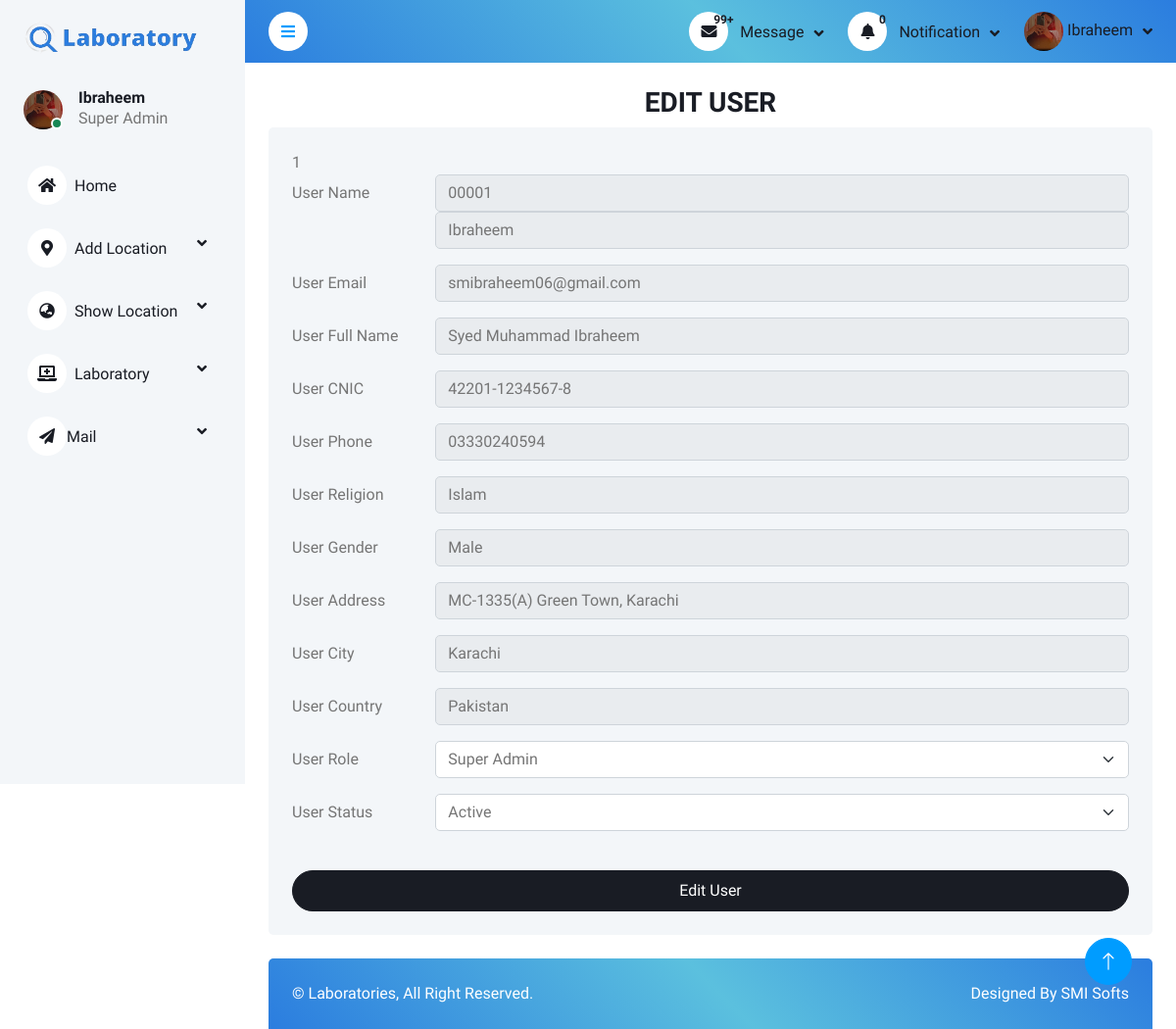
The page /Dashborads/user.edit.php (signed in) on the database its author committed.
### tables this page shows
CREATE TABLE `signup` (
  `id` int(5) UNSIGNED ZEROFILL NOT NULL,
  `userName` varchar(20) NOT NULL,
  `userEmail` varchar(50) NOT NULL,
  `userFullName` varchar(50) DEFAULT NULL,
  `userimage` varchar(50) DEFAULT NULL,
  `userCNIC` varchar(20) NOT NULL,
  `userPhone` varchar(15) NOT NULL,
  `userReligion` varchar(20) DEFAULT NULL,
  `userGender` varchar(10) DEFAULT NULL,
  `userCity` varchar(30) DEFAULT NULL,
  `userCountry` varchar(30) DEFAULT NULL,
  `userAddress` varchar(50) DEFAULT NULL,
  `userPassword` varchar(70) NOT NULL,
  `Role` varchar(15) DEFAULT 'User',
  `Status` varchar(10) NOT NULL
);

### Dashborads/user.edit.php (the view, shortened to what this page needs)
<?php
require("auth/auth.check.php");
?>
<?php require("includes/header.inc.php"); ?>
<?php require("components/navbar.php"); ?>
<?php require("components/sidebar.php"); ?>
<div class="container-fluid pt-4 px-4">
    <h3 class="text-dark text-center text-uppercase">Edit User</h3>
    <div class="col-sm-12 col-xl-12">
        <div class="bg-light rounded h-100 p-4">
            <form method="post" action="logics/logic.edit.user.php">
                <?php
                $query = mysqli_query($conn, "SELECT * FROM signup WHERE `id` = $id");
                if(mysqli_num_rows($query)){
                    while($row = mysqli_fetch_assoc($query)){;
                        print_r($id);
                ?>
                <div class="row mb-3">
                    <label for="UserName" class="col-sm-2 col-form-label">User Name</label>
                    <div class="col-sm-10">
                        <input type="text" readonly name="UserId" class="form-control" value="<?php echo $row['id'] ?>" id="UserId">
                        <input type="text" readonly name="UserName" class="form-control" value="<?php echo $row['userName'] ?>" id="UserName">
                    </div>
                </div>
                <div class="row mb-3">
                    <label for="UserEmail" class="col-sm-2 col-form-label">User Email</label>
                    <div class="col-sm-10">
                        <input type="text" readonly value="<?php echo $row['userEmail'] ?>" name="UserEmail" class="form-control" id="UserEmail">
                    </div>
                </div>
                <div class="row mb-3">
                    <label for="UserFullName" class="col-sm-2 col-form-label">User Full Name</label>
                    <div class="col-sm-10">
                        <input type="text" readonly value="<?php echo $row['userFullName'] ?>" name="UserFullName" class="form-control" id="UserFullName">
                    </div>
                </div>
                <div class="row mb-3">
                    <label for="UserCNIC" class="col-sm-2 col-form-label">User CNIC</label>
                    <div class="col-sm-10">
                        <input type="text" readonly value="<?php echo $row['userCNIC'] ?>" name="UserCNIC" class="form-control" id="UserCNIC">
                    </div>
                </div>
                <div class="row mb-3">
                    <label for="UserPhone"  class="col-sm-2 col-form-label">User Phone</label>
                    <div class="col-sm-10">
                        <input type="text" readonly name="UserPhone" class="form-control" id="UserPhone" value="<?php echo $row['userPhone'] ?>">
                    </div>
                </div>
                <div class="row mb-3">
                    <label for="UserReligion" class="col-sm-2 col-form-label">User Religion</label>
                    <div class="col-sm-10">
                        <input type="text" readonly name="UserReligion" class="form-control" id="UserReligion" value="<?php echo $row['userReligion'] ?>">
                    </div>
                </div>
                <div class="row mb-3">
                    <label for="UserGender" class="col-sm-2 col-form-label">User Gender</label>
                    <div class="col-sm-10">
                        <input type="text" readonly name="UserGender" class="form-control" id="UserGender" value="<?php echo $row['userGender'] ?>">
                    </div>
                </div>
                <div class="row mb-3">
                    <label for="UserAddress" class="col-sm-2 col-form-label">User Address</label>
                    <div class="col-sm-10">
                        <input type="text" readonly name="UserAddress" class="form-control" id="UserAddress" value="<?php echo $row['userAddress'] ?>">
                    </div>
                </div>
                <div class="row mb-3">
                    <label for="UserCity" class="col-sm-2 col-form-label">User City</label>
                    <div class="col-sm-10">
                        <input type="text" readonly name="UserCity" class="form-control" id="UserCity" value="<?php echo $row['userCity'] ?>">
                    </div>
                </div>
                <div class="row mb-3">
                    <label for="UserCountry" class="col-sm-2 col-form-label">User Country</label>
                    <div class="col-sm-10">
                        <input type="text" readonly name="UserCountry" class="form-control" id="UserCountry" value="<?php echo $row['userCountry'] ?>">
                    </div>
                </div>
                <div class="row mb-3">
                    <label for="UserRole" class="col-sm-2 col-form-label">User Role</label>
                    <div class="col-sm-10">
                    <select class="form-select" name="UserRole" id="UserRole" aria-label="Floating label select example">
                            <option selected disabled hidden><?php echo $row['Role'] ?></option>
                        </select>
                    </div>
                </div>
                <div class="row mb-3">
                    <label for="UserStatus" class="col-sm-2 col-form-label">User Status</label>
                    <div class="col-sm-10">
                    <select class="form-select" name="UserStatus" id="UserStatus" aria-label="Floating label select example">
                            <option selected disabled hidden><?php echo $row['Status'] ?></option>
                        </select>
                    </div>
                </div>
                <button type="submit" name="editUser" class="btn btn-dark  rounded-pill py-2 w-100 mt-4">Edit User</button>
                <?php } } ?>
            </form>
        </div>
    </div>
</div>
<?php require("components/footer.php"); ?>
<a href="#" class="btn btn-lg btn-primary btn-lg-square back-to-top"><i class="bi bi-arrow-up"></i></a>
</div>
<?php require("includes/footer.inc.php"); ?>

### Dashborads/components/navbar.php (shortened to what this page needs)
<?php
$id = 0;
if (isset($_SESSION['userDetails'])) {
    $userDetail = $_SESSION['userDetails'];
    $id = (int) $userDetail['userId'];
}
?>
<nav class="navbar navbar-expand bg-light navbar-light sticky-top px-4 py-0" style="background-image: linear-gradient(45deg, #2B7DDF 0%, #5bc0de 51%, #2B7DDF 100%);" >
    <a href="#" class="sidebar-toggler flex-shrink-0">
        <i class="fa fa-bars"></i>
    </a>
    <div class="navbar-nav align-items-center ms-auto">
        <div class="nav-item dropdown">
            <a href="#" class="nav-link dropdown-toggle" data-bs-toggle="dropdown">
                <i class="fa fa-envelope me-lg-2"></i>
                <span class="position-absolute left-0 translate-middle badge text-dark ">
                    99+
                </span>
                <span class="d-none d-lg-inline-flex">Message</span>
            </a>
        </div>
        <div class="nav-item dropdown">
            <a href="#" class="nav-link dropdown-toggle" data-bs-toggle="dropdown">
                <i class="fa fa-bell me-lg-2"></i>
                <span class="position-absolute left-0 translate-middle badge text-dark ">
                    <?php
                    $select = mysqli_query($conn, "SELECT count(*) as count FROM `laboratory` where status = 'Pending';");
                    $row = mysqli_fetch_assoc($select);
                    echo $row['count']
                    ?>
                </span>
                <span class="d-none d-lg-inline-flex">
                    Notification
                </span>
            </a>
        </div>
        <div class="nav-item dropdown">
            <?php
            $query = mysqli_query($conn, "SELECT * FROM `signup` where id = $id");
            if (mysqli_num_rows($query) > 0) {
                $row = mysqli_fetch_assoc($query); ?>
                <a href="#" class="nav-link dropdown-toggle" data-bs-toggle="dropdown">
                    <?php if (isset($row['userimage'])) { ?>
                        <img class="rounded-circle" src="assets/img/UserImages/<?php echo $row['userimage'] ?>" alt="" style="width: 40px; height: 40px;">
                    <?php } else { ?>
                        <img class="rounded-circle" src="./assets/img/user.png" alt="" style="width: 40px; height: 40px;">
                <?php }
                } ?>
                <span class="d-none d-lg-inline-flex"><?php echo $userDetail['userName'] ?></span>
                </a>
        </div>
    </div>
</nav>

### Dashborads/components/sidebar.php (shortened to what this page needs)
<div class="sidebar pe-4 pb-3">
    <nav class="navbar bg-light navbar-light">
        <a href="index.php" class="navbar-brand mx-4 mb-3 d-block">
            <h1><img src="assets/img/sidebar.png" width="100%" style="position: relative;" alt="logo" class="logo"></h1>
        </a>
        <div class="d-flex align-items-center ms-4 mb-4">
            <div class="position-relative">
                <?php
                $query = mysqli_query($conn, "SELECT * FROM `signup` where id = $id");
                if (mysqli_num_rows($query) > 0) {
                    $row = mysqli_fetch_assoc($query);
                    if (isset($row['userimage'])) { ?>
                        <img class="rounded-circle" src="assets/img/userImages/<?php echo $row['userimage'] ?>" alt="" style="width: 40px; height: 40px;">
                    <?php } else { ?>
                        <img class="rounded-circle" src="./assets/img/user.png" alt="" style="width: 40px; height: 40px;">
                    <?php } ?>
                    <div class="bg-success rounded-circle border border-2 border-white position-absolute end-0 bottom-0 p-1"></div>
            </div>
        <?php } ?>
        <div class="ms-3">
            <h6 class="mb-0"><?php echo $userDetail['userName'] ?></h6>
            <span><?php echo $userDetail['Role'] ?></span>
        </div>
        </div>
        <div class="navbar-nav w-100">
            <a href="index.php" class="nav-item nav-link "><i class="fa fa-home me-2"></i>Home</a>
            <div class="nav-item dropdown">
                <?php
                if ($userDetail['Role'] == "Admin") { ?>
                    <div class="nav-item dropdown">
                        <a href="#" class="nav-link  dropdown-toggle" data-bs-toggle="dropdown"><i class="fas fa-pager me-2"></i>Request</a>
                        <div class="dropdown-menu bg-transparent border-0">
                            <a href="request.php?id=laboratory" class="dropdown-item">Request For Laboratory</a>
                            <a href="request.php?id=another" class="dropdown-item">Request For Another</a>
                        </div>
                    </div>
                    <div class="nav-item dropdown">
                        <a href="#" class="nav-link  dropdown-toggle" data-bs-toggle="dropdown"><i class="fas fa-pager me-2"></i>Status</a>
                        <div class="dropdown-menu bg-transparent border-0">
                            <a href="checking.status.php?id=laboratory" class="dropdown-item">Check Status Laboratory</a>
                            <a href="request.php?id=another" class="dropdown-item">Request For Another</a>
                        </div>
                    </div>
                    <div class="nav-item dropdown">
                        <a href="#" class="nav-link dropdown-toggle" data-bs-toggle="dropdown"><i class="fas fa-paper-plane"></i>Mail</a>
                        <div class="dropdown-menu bg-transparent border-0">
                            <a href="mail.php?show_mail_id=show_mail" class="dropdown-item">Sent Mail</a>
                            <a href="mail.php?show_mail_id=show_mail" class="dropdown-item">Show Mails</a>
                        </div>
                    </div>
                <?php }
                elseif ($userDetail['Role'] == "Super Admin") { ?>
                    <div class="nav-item dropdown">
                        <a href="#" class="nav-link dropdown-toggle" data-bs-toggle="dropdown"><i class="fas fa-map-marker-alt me-2"></i>Add Location</a>
                        <div class="nav-item dropdown">
                            <a href="#" class="nav-link dropdown-toggle" data-bs-toggle="dropdown"><i class="fas fa-globe-asia me-2"></i>Show Location</a>
                        </div>
                        <div class="nav-item dropdown">
                            <a href="#" class="nav-link dropdown-toggle" data-bs-toggle="dropdown"><i class="fa fa-laptop-medical me-2"></i>Laboratory</a>
                        </div>
                        <div class="nav-item dropdown">
                            <a href="#" class="nav-link dropdown-toggle" data-bs-toggle="dropdown"><i class="fas fa-paper-plane"></i>Mail</a>
                        </div>
                    </div>
                <?php  }
                ?>
            </div>
        </div>
    </nav>
</div>

### Dashborads/assets/css/style.css (style rules this page uses)
:root { --primary: #009CFF; --light: #F3F6F9; --dark: #191C24; }
.back-to-top { position: fixed; display: none; right: 45px; bottom: 45px; z-index: 99; }
.btn { transition: .5s; }
.btn.btn-primary { color: #FFFFFF; }
.btn-lg-square { width: 48px; height: 48px; }
.btn-square, .btn-sm-square, .btn-lg-square { padding: 0; display: inline-flex; align-items: center; justify-content: center; font-weight: normal; border-radius: 50px; }
.sidebar { position: fixed; top: 0; left: 0; bottom: 0; width: 250px; height: 100vh; overflow-y: auto; background: var(--light); transition: 0.5s; z-index: 999; }
@media (min-width: 992px) { .sidebar { margin-left: 0; } }
.sidebar .navbar .navbar-nav .nav-link { padding: 7px 20px; color: var(--dark); font-weight: 500; border-left: 3px solid var(--light); border-radius: 0 30px 30px 0; outline: none; }
.sidebar .navbar .navbar-nav .nav-link i { width: 40px; height: 40px; display: inline-flex; align-items: center; justify-content: center; background: #FFFFFF; border-radius: 40px; }
.sidebar .navbar .dropdown-toggle::after { position: absolute; top: 15px; right: 15px; border: none; content: "\f107"; font-family: "Font Awesome 5 Free"; font-weight: 900; transition: .5s; }
.content .navbar .navbar-nav .nav-link { margin-left: 25px; padding: 12px 0; color: var(--dark); outline: none; }
.content .navbar .sidebar-toggler, .content .navbar .navbar-nav .nav-link i { width: 40px; height: 40px; display: inline-flex; align-items: center; justify-content: center; background: #FFFFFF; border-radius: 40px; }
.content .navbar .dropdown-toggle::after { margin-left: 6px; vertical-align: middle; border: none; content: "\f107"; font-family: "Font Awesome 5 Free"; font-weight: 900; transition: .5s; }

### Dashborads/includes/header.inc.php (style rules this page uses)
.badge { top: 20px; left: 60px; font-size: 12px; }
.logo { position: absolute; top: 50; left: 50; }

### rows shown on the page
signup: userimage (picture), userName "Ibraheem", Role "Super Admin", UserId "00001", UserName "Ibraheem", UserEmail "smibraheem06@gmail.com", UserFullName "Syed Muhammad Ibraheem", UserCNIC "42201-1234567-8", UserPhone "03330240594", UserReligion "Islam", UserGender "Male", UserAddress "MC-1335(A) Green Town, Karachi", UserCity "Karachi", UserCountry "Pakistan", UserRole "Super Admin", UserStatus "Active"

### other values the page prints
$row['count'] "0"
